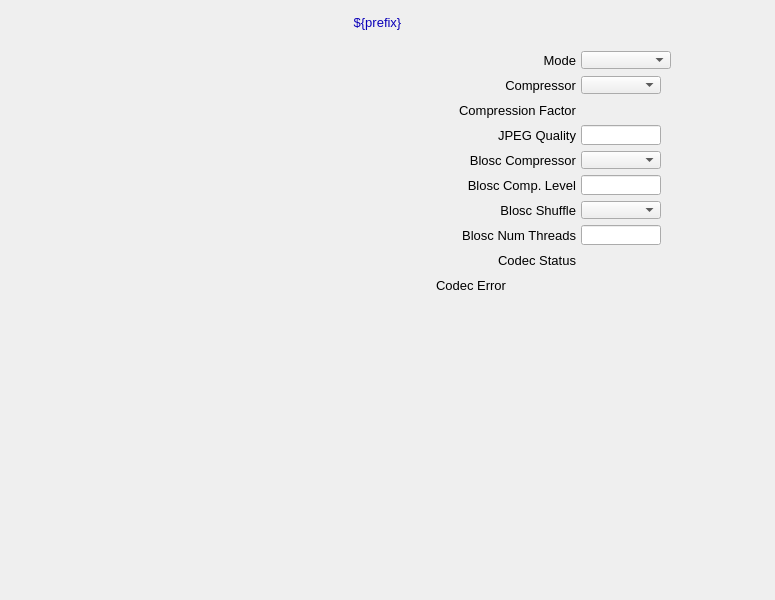
<?xml version="1.0" ?>
<ui version="4.0">
  <class>Dialog</class>
  <widget class="QWidget" name="screen">
    <property name="geometry">
      <rect>
        <x>330</x>
        <y>189</y>
        <width>775</width>
        <height>600</height>
      </rect>
    </property>
    <property name="styleSheet">
      <string notr="true">QWidget#screen {
  color: rgb(0, 0, 0);
  background-color: rgb(187, 187, 187);
  }</string>
    </property>
    <property name="windowTitle">
      <string>NDCodec</string>
    </property>
    <widget class="PyDMDrawingRectangle" name="rectangle">
      <property name="geometry">
        <rect>
          <x>0</x>
          <y>9</y>
          <width>755</width>
          <height>26</height>
        </rect>
      </property>
      <property name="brush" stdset="0">
        <brush brushstyle="SolidPattern">
          <color alpha="255">
            <red>218</red>
            <green>218</green>
            <blue>218</blue>
          </color>
        </brush>
      </property>
      <property name="penStyle" stdset="0">
        <enum>Qt::SolidLine</enum>
      </property>
      <property name="penColor" stdset="0">
        <color>
          <red>218</red>
          <green>218</green>
          <blue>218</blue>
        </color>
      </property>
      <property name="penWidth" stdset="0">
        <double>0</double>
      </property>
      <property name="penCapStyle" stdset="0">
        <enum>Qt::FlatCap</enum>
      </property>
      <property name="toolTip">
        <string>rectangle</string>
      </property>
    </widget>
    <widget class="QLabel" name="text">
      <property name="geometry">
        <rect>
          <x>0</x>
          <y>10</y>
          <width>755</width>
          <height>25</height>
        </rect>
      </property>
      <property name="text">
        <string>${prefix}</string>
      </property>
      <property name="font" stdset="0">
        <font>
          <pointsize>10</pointsize>
        </font>
      </property>
      <property name="brush" stdset="0">
        <brush brushstyle="SolidPattern">
          <color alpha="255">
            <red>10</red>
            <green>0</green>
            <blue>184</blue>
          </color>
        </brush>
      </property>
      <property name="toolTip">
        <string>text</string>
      </property>
      <property name="alignment">
        <set>Qt::AlignCenter</set>
      </property>
      <property name="styleSheet">
        <string notr="true">QLabel#text {
  color: rgb(10, 0, 184);
  }</string>
      </property>
    </widget>
    <widget class="PyDMDrawingRectangle" name="rectangle_1">
      <property name="geometry">
        <rect>
          <x>390</x>
          <y>40</y>
          <width>380</width>
          <height>260</height>
        </rect>
      </property>
      <property name="brush" stdset="0">
        <brush brushstyle="NoBrush">
          <color alpha="255">
            <red>0</red>
            <green>0</green>
            <blue>0</blue>
          </color>
        </brush>
      </property>
      <property name="penStyle" stdset="0">
        <enum>Qt::SolidLine</enum>
      </property>
      <property name="penColor" stdset="0">
        <color>
          <red>0</red>
          <green>0</green>
          <blue>0</blue>
        </color>
      </property>
      <property name="penWidth" stdset="0">
        <double>1</double>
      </property>
      <property name="penCapStyle" stdset="0">
        <enum>Qt::FlatCap</enum>
      </property>
      <property name="toolTip">
        <string>rectangle_1</string>
      </property>
    </widget>
    <widget class="PyDMEmbeddedDisplay" name="composite">
      <property name="geometry">
        <rect>
          <x>5</x>
          <y>40</y>
          <width>380</width>
          <height>555</height>
        </rect>
      </property>
      <property name="toolTip">
        <string>composite</string>
      </property>
      <property name="filename" stdset="0">
        <string>PluginBase_V38.ui</string>
      </property>
    </widget>
    <widget class="PyDMLabel" name="text_update">
      <property name="geometry">
        <rect>
          <x>676</x>
          <y>51</y>
          <width>90</width>
          <height>18</height>
        </rect>
      </property>
      <property name="toolTip">
        <string>PV: ${prefix}Mode_RBV</string>
      </property>
      <property name="channel" stdset="0">
        <string>ca://${prefix}Mode_RBV</string>
      </property>
      <property name="displayFormat" stdset="0">
        <enum>PyDMLabel::String</enum>
      </property>
      <property name="font" stdset="0">
        <font>
          <pointsize>10</pointsize>
        </font>
      </property>
      <property name="alignment">
        <set>Qt::AlignLeading|Qt::AlignLeft|Qt::AlignVCenter</set>
      </property>
      <property name="textInteractionFlags">
        <set>Qt::TextSelectableByKeyboard|Qt::TextSelectableByMouse</set>
      </property>
      <property name="styleSheet">
        <string notr="true">PyDMLabel#text_update {
  color: rgb(10, 0, 184);
  background-color: rgb(187, 187, 187);
  }</string>
      </property>
    </widget>
    <widget class="PyDMLabel" name="text_update_1">
      <property name="geometry">
        <rect>
          <x>666</x>
          <y>76</y>
          <width>100</width>
          <height>18</height>
        </rect>
      </property>
      <property name="toolTip">
        <string>PV: ${prefix}Compressor_RBV</string>
      </property>
      <property name="channel" stdset="0">
        <string>ca://${prefix}Compressor_RBV</string>
      </property>
      <property name="displayFormat" stdset="0">
        <enum>PyDMLabel::String</enum>
      </property>
      <property name="font" stdset="0">
        <font>
          <pointsize>10</pointsize>
        </font>
      </property>
      <property name="alignment">
        <set>Qt::AlignLeading|Qt::AlignLeft|Qt::AlignVCenter</set>
      </property>
      <property name="textInteractionFlags">
        <set>Qt::TextSelectableByKeyboard|Qt::TextSelectableByMouse</set>
      </property>
      <property name="styleSheet">
        <string notr="true">PyDMLabel#text_update_1 {
  color: rgb(10, 0, 184);
  background-color: rgb(187, 187, 187);
  }</string>
      </property>
    </widget>
    <widget class="PyDMEnumComboBox" name="menu">
      <property name="geometry">
        <rect>
          <x>581</x>
          <y>51</y>
          <width>90</width>
          <height>18</height>
        </rect>
      </property>
      <property name="toolTip">
        <string>${prefix}Mode</string>
      </property>
      <property name="channel" stdset="0">
        <string>ca://${prefix}Mode</string>
      </property>
      <property name="font" stdset="0">
        <font>
          <pointsize>10</pointsize>
        </font>
      </property>
      <property name="styleSheet">
        <string notr="true">PyDMEnumComboBox#menu {
  color: rgb(0, 0, 0);
  background-color: rgb(115, 223, 255);
  }</string>
      </property>
    </widget>
    <widget class="PyDMEnumComboBox" name="menu_1">
      <property name="geometry">
        <rect>
          <x>581</x>
          <y>76</y>
          <width>80</width>
          <height>18</height>
        </rect>
      </property>
      <property name="toolTip">
        <string>${prefix}Compressor</string>
      </property>
      <property name="channel" stdset="0">
        <string>ca://${prefix}Compressor</string>
      </property>
      <property name="font" stdset="0">
        <font>
          <pointsize>10</pointsize>
        </font>
      </property>
      <property name="styleSheet">
        <string notr="true">PyDMEnumComboBox#menu_1 {
  color: rgb(0, 0, 0);
  background-color: rgb(115, 223, 255);
  }</string>
      </property>
    </widget>
    <widget class="QLabel" name="text_1">
      <property name="geometry">
        <rect>
          <x>536</x>
          <y>50</y>
          <width>40</width>
          <height>20</height>
        </rect>
      </property>
      <property name="text">
        <string>Mode</string>
      </property>
      <property name="font" stdset="0">
        <font>
          <pointsize>10</pointsize>
        </font>
      </property>
      <property name="brush" stdset="0">
        <brush brushstyle="SolidPattern">
          <color alpha="255">
            <red>0</red>
            <green>0</green>
            <blue>0</blue>
          </color>
        </brush>
      </property>
      <property name="toolTip">
        <string>text_1</string>
      </property>
      <property name="alignment">
        <set>Qt::AlignRight|Qt::AlignTrailing|Qt::AlignVCenter</set>
      </property>
      <property name="styleSheet">
        <string notr="true">QLabel#text_1 {
  color: rgb(0, 0, 0);
  }</string>
      </property>
    </widget>
    <widget class="QLabel" name="text_2">
      <property name="geometry">
        <rect>
          <x>476</x>
          <y>75</y>
          <width>100</width>
          <height>20</height>
        </rect>
      </property>
      <property name="text">
        <string>Compressor</string>
      </property>
      <property name="font" stdset="0">
        <font>
          <pointsize>10</pointsize>
        </font>
      </property>
      <property name="brush" stdset="0">
        <brush brushstyle="SolidPattern">
          <color alpha="255">
            <red>0</red>
            <green>0</green>
            <blue>0</blue>
          </color>
        </brush>
      </property>
      <property name="toolTip">
        <string>text_2</string>
      </property>
      <property name="alignment">
        <set>Qt::AlignRight|Qt::AlignTrailing|Qt::AlignVCenter</set>
      </property>
      <property name="styleSheet">
        <string notr="true">QLabel#text_2 {
  color: rgb(0, 0, 0);
  }</string>
      </property>
    </widget>
    <widget class="PyDMLabel" name="text_update_2">
      <property name="geometry">
        <rect>
          <x>666</x>
          <y>126</y>
          <width>100</width>
          <height>18</height>
        </rect>
      </property>
      <property name="toolTip">
        <string>PV: ${prefix}JPEGQuality_RBV</string>
      </property>
      <property name="channel" stdset="0">
        <string>ca://${prefix}JPEGQuality_RBV</string>
      </property>
      <property name="font" stdset="0">
        <font>
          <pointsize>10</pointsize>
        </font>
      </property>
      <property name="alignment">
        <set>Qt::AlignLeading|Qt::AlignLeft|Qt::AlignVCenter</set>
      </property>
      <property name="textInteractionFlags">
        <set>Qt::TextSelectableByKeyboard|Qt::TextSelectableByMouse</set>
      </property>
      <property name="styleSheet">
        <string notr="true">PyDMLabel#text_update_2 {
  color: rgb(10, 0, 184);
  background-color: rgb(187, 187, 187);
  }</string>
      </property>
    </widget>
    <widget class="PyDMLineEdit" name="text_entry">
      <property name="geometry">
        <rect>
          <x>581</x>
          <y>125</y>
          <width>80</width>
          <height>20</height>
        </rect>
      </property>
      <property name="channel" stdset="0">
        <string>ca://${prefix}JPEGQuality</string>
      </property>
      <property name="toolTip">
        <string>${prefix}JPEGQuality</string>
      </property>
      <property name="font" stdset="0">
        <font>
          <pointsize>10</pointsize>
        </font>
      </property>
      <property name="styleSheet">
        <string notr="true">PyDMLineEdit#text_entry {
  color: rgb(0, 0, 0);
  background-color: rgb(115, 223, 255);
  border: 1px solid black;
  margin: 0px;
  padding: 0px;
  spacing: 0px;
  }</string>
      </property>
    </widget>
    <widget class="QLabel" name="text_3">
      <property name="geometry">
        <rect>
          <x>456</x>
          <y>125</y>
          <width>120</width>
          <height>20</height>
        </rect>
      </property>
      <property name="text">
        <string>JPEG Quality</string>
      </property>
      <property name="font" stdset="0">
        <font>
          <pointsize>10</pointsize>
        </font>
      </property>
      <property name="brush" stdset="0">
        <brush brushstyle="SolidPattern">
          <color alpha="255">
            <red>0</red>
            <green>0</green>
            <blue>0</blue>
          </color>
        </brush>
      </property>
      <property name="toolTip">
        <string>text_3</string>
      </property>
      <property name="alignment">
        <set>Qt::AlignRight|Qt::AlignTrailing|Qt::AlignVCenter</set>
      </property>
      <property name="styleSheet">
        <string notr="true">QLabel#text_3 {
  color: rgb(0, 0, 0);
  }</string>
      </property>
    </widget>
    <widget class="PyDMLabel" name="text_update_3">
      <property name="geometry">
        <rect>
          <x>666</x>
          <y>151</y>
          <width>100</width>
          <height>18</height>
        </rect>
      </property>
      <property name="toolTip">
        <string>PV: ${prefix}BloscCompressor_RBV</string>
      </property>
      <property name="channel" stdset="0">
        <string>ca://${prefix}BloscCompressor_RBV</string>
      </property>
      <property name="displayFormat" stdset="0">
        <enum>PyDMLabel::String</enum>
      </property>
      <property name="font" stdset="0">
        <font>
          <pointsize>10</pointsize>
        </font>
      </property>
      <property name="alignment">
        <set>Qt::AlignLeading|Qt::AlignLeft|Qt::AlignVCenter</set>
      </property>
      <property name="textInteractionFlags">
        <set>Qt::TextSelectableByKeyboard|Qt::TextSelectableByMouse</set>
      </property>
      <property name="styleSheet">
        <string notr="true">PyDMLabel#text_update_3 {
  color: rgb(10, 0, 184);
  background-color: rgb(187, 187, 187);
  }</string>
      </property>
    </widget>
    <widget class="PyDMLabel" name="text_update_4">
      <property name="geometry">
        <rect>
          <x>666</x>
          <y>176</y>
          <width>100</width>
          <height>18</height>
        </rect>
      </property>
      <property name="toolTip">
        <string>PV: ${prefix}BloscCLevel_RBV</string>
      </property>
      <property name="channel" stdset="0">
        <string>ca://${prefix}BloscCLevel_RBV</string>
      </property>
      <property name="font" stdset="0">
        <font>
          <pointsize>10</pointsize>
        </font>
      </property>
      <property name="alignment">
        <set>Qt::AlignLeading|Qt::AlignLeft|Qt::AlignVCenter</set>
      </property>
      <property name="textInteractionFlags">
        <set>Qt::TextSelectableByKeyboard|Qt::TextSelectableByMouse</set>
      </property>
      <property name="styleSheet">
        <string notr="true">PyDMLabel#text_update_4 {
  color: rgb(10, 0, 184);
  background-color: rgb(187, 187, 187);
  }</string>
      </property>
    </widget>
    <widget class="PyDMLabel" name="text_update_5">
      <property name="geometry">
        <rect>
          <x>666</x>
          <y>201</y>
          <width>100</width>
          <height>18</height>
        </rect>
      </property>
      <property name="toolTip">
        <string>PV: ${prefix}BloscShuffle_RBV</string>
      </property>
      <property name="channel" stdset="0">
        <string>ca://${prefix}BloscShuffle_RBV</string>
      </property>
      <property name="displayFormat" stdset="0">
        <enum>PyDMLabel::String</enum>
      </property>
      <property name="font" stdset="0">
        <font>
          <pointsize>10</pointsize>
        </font>
      </property>
      <property name="alignment">
        <set>Qt::AlignLeading|Qt::AlignLeft|Qt::AlignVCenter</set>
      </property>
      <property name="textInteractionFlags">
        <set>Qt::TextSelectableByKeyboard|Qt::TextSelectableByMouse</set>
      </property>
      <property name="styleSheet">
        <string notr="true">PyDMLabel#text_update_5 {
  color: rgb(10, 0, 184);
  background-color: rgb(187, 187, 187);
  }</string>
      </property>
    </widget>
    <widget class="PyDMLabel" name="text_update_6">
      <property name="geometry">
        <rect>
          <x>666</x>
          <y>226</y>
          <width>100</width>
          <height>18</height>
        </rect>
      </property>
      <property name="toolTip">
        <string>PV: ${prefix}BloscNumThreads_RBV</string>
      </property>
      <property name="channel" stdset="0">
        <string>ca://${prefix}BloscNumThreads_RBV</string>
      </property>
      <property name="font" stdset="0">
        <font>
          <pointsize>10</pointsize>
        </font>
      </property>
      <property name="alignment">
        <set>Qt::AlignLeading|Qt::AlignLeft|Qt::AlignVCenter</set>
      </property>
      <property name="textInteractionFlags">
        <set>Qt::TextSelectableByKeyboard|Qt::TextSelectableByMouse</set>
      </property>
      <property name="styleSheet">
        <string notr="true">PyDMLabel#text_update_6 {
  color: rgb(10, 0, 184);
  background-color: rgb(187, 187, 187);
  }</string>
      </property>
    </widget>
    <widget class="PyDMEnumComboBox" name="menu_2">
      <property name="geometry">
        <rect>
          <x>581</x>
          <y>151</y>
          <width>80</width>
          <height>18</height>
        </rect>
      </property>
      <property name="toolTip">
        <string>${prefix}BloscCompressor</string>
      </property>
      <property name="channel" stdset="0">
        <string>ca://${prefix}BloscCompressor</string>
      </property>
      <property name="font" stdset="0">
        <font>
          <pointsize>10</pointsize>
        </font>
      </property>
      <property name="styleSheet">
        <string notr="true">PyDMEnumComboBox#menu_2 {
  color: rgb(0, 0, 0);
  background-color: rgb(115, 223, 255);
  }</string>
      </property>
    </widget>
    <widget class="PyDMLineEdit" name="text_entry_1">
      <property name="geometry">
        <rect>
          <x>581</x>
          <y>175</y>
          <width>80</width>
          <height>20</height>
        </rect>
      </property>
      <property name="channel" stdset="0">
        <string>ca://${prefix}BloscCLevel</string>
      </property>
      <property name="toolTip">
        <string>${prefix}BloscCLevel</string>
      </property>
      <property name="font" stdset="0">
        <font>
          <pointsize>10</pointsize>
        </font>
      </property>
      <property name="styleSheet">
        <string notr="true">PyDMLineEdit#text_entry_1 {
  color: rgb(0, 0, 0);
  background-color: rgb(115, 223, 255);
  border: 1px solid black;
  margin: 0px;
  padding: 0px;
  spacing: 0px;
  }</string>
      </property>
    </widget>
    <widget class="PyDMEnumComboBox" name="menu_3">
      <property name="geometry">
        <rect>
          <x>581</x>
          <y>201</y>
          <width>80</width>
          <height>18</height>
        </rect>
      </property>
      <property name="toolTip">
        <string>${prefix}BloscShuffle</string>
      </property>
      <property name="channel" stdset="0">
        <string>ca://${prefix}BloscShuffle</string>
      </property>
      <property name="font" stdset="0">
        <font>
          <pointsize>10</pointsize>
        </font>
      </property>
      <property name="styleSheet">
        <string notr="true">PyDMEnumComboBox#menu_3 {
  color: rgb(0, 0, 0);
  background-color: rgb(115, 223, 255);
  }</string>
      </property>
    </widget>
    <widget class="PyDMLineEdit" name="text_entry_2">
      <property name="geometry">
        <rect>
          <x>581</x>
          <y>225</y>
          <width>80</width>
          <height>20</height>
        </rect>
      </property>
      <property name="channel" stdset="0">
        <string>ca://${prefix}BloscNumThreads</string>
      </property>
      <property name="toolTip">
        <string>${prefix}BloscNumThreads</string>
      </property>
      <property name="font" stdset="0">
        <font>
          <pointsize>10</pointsize>
        </font>
      </property>
      <property name="styleSheet">
        <string notr="true">PyDMLineEdit#text_entry_2 {
  color: rgb(0, 0, 0);
  background-color: rgb(115, 223, 255);
  border: 1px solid black;
  margin: 0px;
  padding: 0px;
  spacing: 0px;
  }</string>
      </property>
    </widget>
    <widget class="QLabel" name="text_4">
      <property name="geometry">
        <rect>
          <x>416</x>
          <y>150</y>
          <width>160</width>
          <height>20</height>
        </rect>
      </property>
      <property name="text">
        <string>Blosc Compressor</string>
      </property>
      <property name="font" stdset="0">
        <font>
          <pointsize>10</pointsize>
        </font>
      </property>
      <property name="brush" stdset="0">
        <brush brushstyle="SolidPattern">
          <color alpha="255">
            <red>0</red>
            <green>0</green>
            <blue>0</blue>
          </color>
        </brush>
      </property>
      <property name="toolTip">
        <string>text_4</string>
      </property>
      <property name="alignment">
        <set>Qt::AlignRight|Qt::AlignTrailing|Qt::AlignVCenter</set>
      </property>
      <property name="styleSheet">
        <string notr="true">QLabel#text_4 {
  color: rgb(0, 0, 0);
  }</string>
      </property>
    </widget>
    <widget class="QLabel" name="text_5">
      <property name="geometry">
        <rect>
          <x>406</x>
          <y>175</y>
          <width>170</width>
          <height>20</height>
        </rect>
      </property>
      <property name="text">
        <string>Blosc Comp. Level</string>
      </property>
      <property name="font" stdset="0">
        <font>
          <pointsize>10</pointsize>
        </font>
      </property>
      <property name="brush" stdset="0">
        <brush brushstyle="SolidPattern">
          <color alpha="255">
            <red>0</red>
            <green>0</green>
            <blue>0</blue>
          </color>
        </brush>
      </property>
      <property name="toolTip">
        <string>text_5</string>
      </property>
      <property name="alignment">
        <set>Qt::AlignRight|Qt::AlignTrailing|Qt::AlignVCenter</set>
      </property>
      <property name="styleSheet">
        <string notr="true">QLabel#text_5 {
  color: rgb(0, 0, 0);
  }</string>
      </property>
    </widget>
    <widget class="QLabel" name="text_6">
      <property name="geometry">
        <rect>
          <x>446</x>
          <y>200</y>
          <width>130</width>
          <height>20</height>
        </rect>
      </property>
      <property name="text">
        <string>Blosc Shuffle</string>
      </property>
      <property name="font" stdset="0">
        <font>
          <pointsize>10</pointsize>
        </font>
      </property>
      <property name="brush" stdset="0">
        <brush brushstyle="SolidPattern">
          <color alpha="255">
            <red>0</red>
            <green>0</green>
            <blue>0</blue>
          </color>
        </brush>
      </property>
      <property name="toolTip">
        <string>text_6</string>
      </property>
      <property name="alignment">
        <set>Qt::AlignRight|Qt::AlignTrailing|Qt::AlignVCenter</set>
      </property>
      <property name="styleSheet">
        <string notr="true">QLabel#text_6 {
  color: rgb(0, 0, 0);
  }</string>
      </property>
    </widget>
    <widget class="QLabel" name="text_7">
      <property name="geometry">
        <rect>
          <x>406</x>
          <y>225</y>
          <width>170</width>
          <height>20</height>
        </rect>
      </property>
      <property name="text">
        <string>Blosc Num Threads</string>
      </property>
      <property name="font" stdset="0">
        <font>
          <pointsize>10</pointsize>
        </font>
      </property>
      <property name="brush" stdset="0">
        <brush brushstyle="SolidPattern">
          <color alpha="255">
            <red>0</red>
            <green>0</green>
            <blue>0</blue>
          </color>
        </brush>
      </property>
      <property name="toolTip">
        <string>text_7</string>
      </property>
      <property name="alignment">
        <set>Qt::AlignRight|Qt::AlignTrailing|Qt::AlignVCenter</set>
      </property>
      <property name="styleSheet">
        <string notr="true">QLabel#text_7 {
  color: rgb(0, 0, 0);
  }</string>
      </property>
    </widget>
    <widget class="QLabel" name="text_8">
      <property name="geometry">
        <rect>
          <x>396</x>
          <y>100</y>
          <width>180</width>
          <height>20</height>
        </rect>
      </property>
      <property name="text">
        <string>Compression Factor</string>
      </property>
      <property name="font" stdset="0">
        <font>
          <pointsize>10</pointsize>
        </font>
      </property>
      <property name="brush" stdset="0">
        <brush brushstyle="SolidPattern">
          <color alpha="255">
            <red>0</red>
            <green>0</green>
            <blue>0</blue>
          </color>
        </brush>
      </property>
      <property name="toolTip">
        <string>text_8</string>
      </property>
      <property name="alignment">
        <set>Qt::AlignRight|Qt::AlignTrailing|Qt::AlignVCenter</set>
      </property>
      <property name="styleSheet">
        <string notr="true">QLabel#text_8 {
  color: rgb(0, 0, 0);
  }</string>
      </property>
    </widget>
    <widget class="PyDMLabel" name="text_update_7">
      <property name="geometry">
        <rect>
          <x>581</x>
          <y>101</y>
          <width>80</width>
          <height>18</height>
        </rect>
      </property>
      <property name="toolTip">
        <string>PV: ${prefix}CompFactor_RBV</string>
      </property>
      <property name="channel" stdset="0">
        <string>ca://${prefix}CompFactor_RBV</string>
      </property>
      <property name="font" stdset="0">
        <font>
          <pointsize>10</pointsize>
        </font>
      </property>
      <property name="alignment">
        <set>Qt::AlignLeading|Qt::AlignLeft|Qt::AlignVCenter</set>
      </property>
      <property name="textInteractionFlags">
        <set>Qt::TextSelectableByKeyboard|Qt::TextSelectableByMouse</set>
      </property>
      <property name="styleSheet">
        <string notr="true">PyDMLabel#text_update_7 {
  color: rgb(10, 0, 184);
  background-color: rgb(187, 187, 187);
  }</string>
      </property>
    </widget>
    <widget class="QLabel" name="text_9">
      <property name="geometry">
        <rect>
          <x>456</x>
          <y>250</y>
          <width>120</width>
          <height>20</height>
        </rect>
      </property>
      <property name="text">
        <string>Codec Status</string>
      </property>
      <property name="font" stdset="0">
        <font>
          <pointsize>10</pointsize>
        </font>
      </property>
      <property name="brush" stdset="0">
        <brush brushstyle="SolidPattern">
          <color alpha="255">
            <red>0</red>
            <green>0</green>
            <blue>0</blue>
          </color>
        </brush>
      </property>
      <property name="toolTip">
        <string>text_9</string>
      </property>
      <property name="alignment">
        <set>Qt::AlignRight|Qt::AlignTrailing|Qt::AlignVCenter</set>
      </property>
      <property name="styleSheet">
        <string notr="true">QLabel#text_9 {
  color: rgb(0, 0, 0);
  }</string>
      </property>
    </widget>
    <widget class="PyDMLabel" name="text_update_8">
      <property name="geometry">
        <rect>
          <x>581</x>
          <y>251</y>
          <width>80</width>
          <height>18</height>
        </rect>
      </property>
      <property name="toolTip">
        <string>PV: ${prefix}CodecStatus</string>
      </property>
      <property name="channel" stdset="0">
        <string>ca://${prefix}CodecStatus</string>
      </property>
      <property name="displayFormat" stdset="0">
        <enum>PyDMLabel::String</enum>
      </property>
      <property name="font" stdset="0">
        <font>
          <pointsize>10</pointsize>
        </font>
      </property>
      <property name="alignment">
        <set>Qt::AlignCenter</set>
      </property>
      <property name="textInteractionFlags">
        <set>Qt::TextSelectableByKeyboard|Qt::TextSelectableByMouse</set>
      </property>
      <property name="styleSheet">
        <string notr="true">PyDMLabel#text_update_8 {
  color: rgb(10, 0, 184);
  background-color: rgb(70, 70, 70);
  }</string>
      </property>
    </widget>
    <widget class="QLabel" name="text_10">
      <property name="geometry">
        <rect>
          <x>396</x>
          <y>275</y>
          <width>110</width>
          <height>20</height>
        </rect>
      </property>
      <property name="text">
        <string>Codec Error</string>
      </property>
      <property name="font" stdset="0">
        <font>
          <pointsize>10</pointsize>
        </font>
      </property>
      <property name="brush" stdset="0">
        <brush brushstyle="SolidPattern">
          <color alpha="255">
            <red>0</red>
            <green>0</green>
            <blue>0</blue>
          </color>
        </brush>
      </property>
      <property name="toolTip">
        <string>text_10</string>
      </property>
      <property name="alignment">
        <set>Qt::AlignRight|Qt::AlignTrailing|Qt::AlignVCenter</set>
      </property>
      <property name="styleSheet">
        <string notr="true">QLabel#text_10 {
  color: rgb(0, 0, 0);
  }</string>
      </property>
    </widget>
    <widget class="PyDMLabel" name="text_update_9">
      <property name="geometry">
        <rect>
          <x>511</x>
          <y>278</y>
          <width>255</width>
          <height>14</height>
        </rect>
      </property>
      <property name="toolTip">
        <string>PV: ${prefix}CodecError</string>
      </property>
      <property name="channel" stdset="0">
        <string>ca://${prefix}CodecError</string>
      </property>
      <property name="displayFormat" stdset="0">
        <enum>PyDMLabel::String</enum>
      </property>
      <property name="font" stdset="0">
        <font>
          <pointsize>8</pointsize>
        </font>
      </property>
      <property name="alignment">
        <set>Qt::AlignLeading|Qt::AlignLeft|Qt::AlignVCenter</set>
      </property>
      <property name="textInteractionFlags">
        <set>Qt::TextSelectableByKeyboard|Qt::TextSelectableByMouse</set>
      </property>
      <property name="styleSheet">
        <string notr="true">PyDMLabel#text_update_9 {
  color: rgb(10, 0, 184);
  background-color: rgb(187, 187, 187);
  }</string>
      </property>
    </widget>
  </widget>
  <customwidgets>
    <customwidget>
      <class>PyDMDrawingRectangle</class>
      <extends>QWidget</extends>
      <header>pydm.widgets.drawing</header>
    </customwidget>
    <customwidget>
      <class>PyDMLabel</class>
      <extends>QLabel</extends>
      <header>pydm.widgets.label</header>
    </customwidget>
    <customwidget>
      <class>PyDMEmbeddedDisplay</class>
      <extends>QFrame</extends>
      <header>pydm.widgets.embedded_display</header>
    </customwidget>
    <customwidget>
      <class>PyDMEnumComboBox</class>
      <extends>QComboBox</extends>
      <header>pydm.widgets.enum_combo_box</header>
    </customwidget>
    <customwidget>
      <class>PyDMLineEdit</class>
      <extends>QLineEdit</extends>
      <header>pydm.widgets.line_edit</header>
    </customwidget>
  </customwidgets>
</ui>
